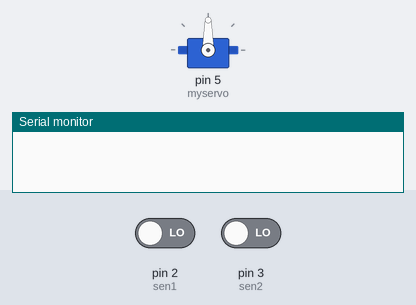
Bench run of a sketch on a simulated Arduino Uno, built with avr-gcc and run on an emulated ATmega328P. Shown: servo, the last lines printed to the serial monitor. The test bench sets the inputs (shaded band); at power-on: pin 2 (sen1) LOW, pin 3 (sen2) LOW.

Above: at 1.2 s.
1.3 s: pin 2 (sen1) driven HIGH
At 3.5 s:
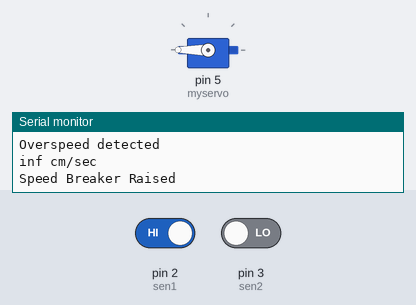
At 10.6 s:
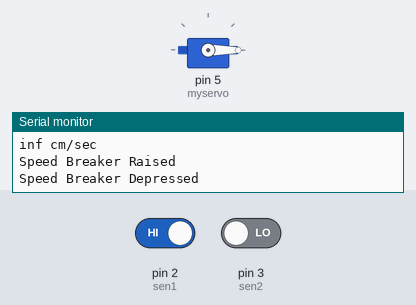
Timing chart, 0 to 12.1 s (numbered marks = the images above; inputs shaded):
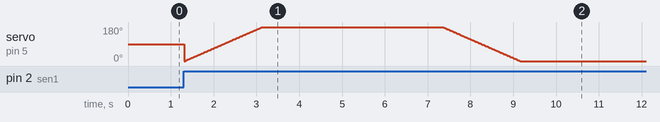

The sketch:

Speed_Detection.ino
```cpp
#include <Servo.h>
Servo myservo;
int pos = 0;
int sen1 = 2;
int sen2 = 3;
unsigned long time1 = 0;
unsigned long time2 = 0;
float Speed;
int l1 = 6;
int l2 = 7;

void setup()
{
  pinMode(sen1, INPUT);
  pinMode(sen2, INPUT);
  pinMode(l1, INPUT);
  pinMode(l2, INPUT);
  myservo.attach(5);
  Serial.begin(9600);  // initialize the serial port
}

void loop()
{
  while (digitalRead(sen1));
  while (digitalRead(sen1) == 0);
  time1 = millis();
  while (digitalRead(sen2));
  time2 = millis();
  Speed = time2 - time1;
  Speed = Speed / 1000; //convert millisecond to second
  Speed = (18.0 / Speed); //speed=distance/time
  if (Speed > 10)
  {
    digitalWrite(l1, HIGH); //Red led's on
    digitalWrite(l2, LOW); //Green led's off
    Serial.println("\nSpeed Measurement \n");
    Serial.println("Overspeed detected");
    Serial.print(Speed); //Calculated speed is displayed
    Serial.println(" cm/sec   ");
    Serial.println("Speed Breaker Raised"); //motor will rotate clockwise
    for (pos = 0; pos <= 190; pos += 1)
    {
      myservo.write(pos);
      delay(10);
    }
    delay(4000);//delay of 4 ms to depress motor
    Serial.println("Speed Breaker Depressed"); //motor will rotate anti-clockwise
    for (pos = 190; pos >= 0; pos -= 1)
    {
      myservo.write(pos);
      delay(10);
    }
  }
  else if (Speed < 10 && Speed != 0)
  {
    Serial.println("\nSpeed Measurement \n");
    Serial.println("Moderate Speed");
    Serial.print(Speed); //Calculated speed is displayed
    Serial.println(" cm/sec   ");
  }
  digitalWrite(l2, HIGH);// Green led's on
  digitalWrite(l1, LOW);//Red led's off
}
```
